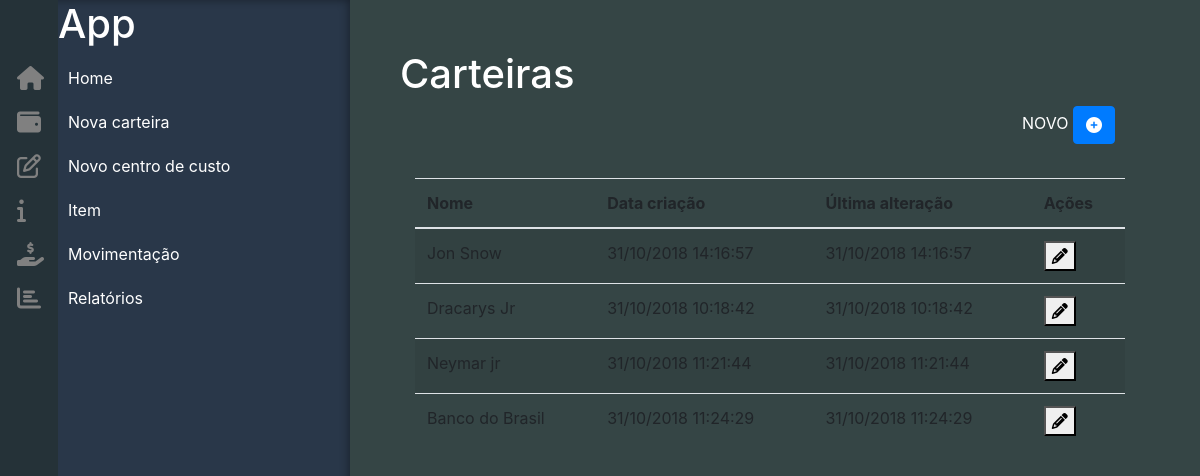
The page /index.php?pag=carteira on the database its author committed.
### tables this page shows
CREATE TABLE `contas` (
  `id` int(11) NOT NULL,
  `nome` varchar(50) NOT NULL,
  `date_create` datetime NOT NULL,
  `date_update` varchar(80) NOT NULL
);

### Contas/class.ContasDAO.php (called while the page is built, shortened)
<?php
require_once('C:/xampp/htdocs/ULBRA/web2/agenda/DbAdmin/class.DbAdmin.php');
class ContasDAO{
	private $dba;
	public function ContasDAO(){
		$dba = new DbAdmin('mysql');
		$dba->connect('localhost','root','','oc_agenda_web_2');
		$this->dba = $dba;
	}
	public function listar(){
		$dba = $this->dba;
		$vet = array();
		$query = 'SELECT *, DATE_FORMAT(date_create, "%d/%m/%Y %H:%i:%s") AS data_criacao, DATE_FORMAT(date_create, "%d/%m/%Y %H:%i:%s") AS data_alteracao
				 FROM contas';
		$res = $dba->query($query);
		$num = $dba->rows($res);
		for ($i=0; $i < $num; $i++) {
			$id = $dba->result($res, $i, 'id');
			$name = $dba->result($res, $i, 'nome');
			$date_c = $dba->result($res, $i, 'data_criacao');
			$date_u = $dba->result($res, $i, 'data_alteracao');
			$contas = new Contas();
			$contas->setId($id);
			$contas->setNome($name);
			$contas->setDateCreate($date_c);
			$contas->setDateUpdate($date_u);
			$vet[] = $contas;
		}
		return $vet;
	}
}
?>

### DbAdmin/class.DbAdmin.php (called while the page is built, shortened)
<?php
class DbAdmin
{
	private $conn;
	private $tipo;
	public function DbAdmin($tipo)
	{
		$this->tipo=$tipo;
	}
	public function connect($host,$user,$pass,$base)
	{
		switch ($this->tipo)
		{
			case 'mysql':
			    $this->conn = mysql_connect($host,$user,$pass) or die (mysql_error());
			break;
		}
	}
	public function query($sql)
	{
		switch ($this->tipo)
		 {
			case 'mysql':
			    $res = mysql_query($sql,$this->conn) or die (mysql_error());
				break;
		}
		return $res;
	}
	public function rows($res)
	{
		switch($this->tipo){
			case 'mysql':
				$num = mysql_num_rows($res);
			break;
		}
		return $num;
	}
	public function result ($res, $lin, $col)
	{
		switch($this->tipo){
			case 'mysql':
				$val = mysql_result($res, $lin, $col);
			break;
		}
		return $val;
	}
}
?>

### Contas/class.Contas.php (called while the page is built, shortened)
<?php
    class Contas
    {
        private $id;
    	private $nome;
        private $date_create;
        private $date_update;
        public function setId($id)
        {
            $this->id = $id;
        }
        public function getId()
        {
            return $this->id;
        }
    	public function setNome($nome)
    	{
    		$this->nome = $nome;
    	}
    	public function getNome()
    	{
    		return $this->nome;
    	}
        public function setDateCreate($date_create)
        {
            $this->date_create = $date_create;
        }
        public function getDateCreate()
        {
            return $this->date_create;
        }
        public function setDateUpdate($date_update)
        {
            $this->date_update = $date_update;
        }
        public function getDateUpdate()
        {
            return $this->date_update;
        }
    }
?>

### pages/exe.carteira.php (the view, shortened to what this page needs)
<?php
	require_once("Contas/class.Contas.php");
	require_once("Contas/class.ContasDAO.php");
	$dao = new ContasDAO();
?>
<h1 style="color: white;">Carteiras</h1>
<div class="float-md-right" style="margin-right: 25px;">
	<label>NOVO</label>
	<button type="button" id="btn-add-1" class="btn btn-primary" data-toggle="modal" data-target="#walletModal"><i class="fa fa-plus-circle"></i></button>
</div>
<br><br><br>
<div id="tableConta" class="form-group col-md-12">
	<table class="table table-striped">
	  <thead>
	    <tr>
	      <th scope="col">Nome</th>
	      <th scope="col">Data criação</th>
	      <th scope="col">Última alteração</th>
	      <th scope="col" colspan="2">Ações</th>
	    </tr>
	  </thead>
	  <tbody>
	  	 <?php
		  	$carteiras = $dao->listar();
			foreach ($carteiras as $key => $obj) {
				$id = $obj->getId();
				$name = $obj->getNome();
				$date_c = $obj->getDateCreate();
				$date_u = $obj->getDateUpdate();
		  ?>
	    <tr>
	      <td><?php echo $name; ?></td>
	      <td><?php echo $date_c; ?></td>
	      <td><?php echo $date_u; ?></td>
	      <td>
	      	<button type="button" id="<?php echo $id; ?>" data-toggle="modal" data-target="#walletModal">
	      		<i class="fa fa-pencil-alt"></i>
	      	</button>
		  </td>
	    </tr>
	    <?php } ?>
	  </tbody>
	</table>
</div>

### index.php (shortened to what this page needs)
<!doctype html>
<html lang="pt">
  <head>
    <link rel="stylesheet" href="node_modules/bootstrap/dist/css/bootstrap.css">
    <link rel="stylesheet" href="fontawesome-free-5.3.1-web/css/all.css">
    <link rel="stylesheet" href="estilos.css">
  </head>
  <body>
	<div>
	    <aside class="main_sidebar">
	        <ul>
	        	<h1 style="color: white;">App</h1>
	            <li>
	            	<a href="index.php?pag=home">
	            		<i class="fa fa-home"></i>Home
	            	</a>
	            </li>
	            <li>
	            	<a href="index.php?pag=carteira">
	            		<i class="fa fa-wallet"></i>Nova carteira
	            	</a>
	            </li>
	            <li>
	            	<a href="index.php?pag=centro_custos">
	            		<i class="fa fa-edit"></i>Novo centro de custo
	            	</a>
	            </li>
	            <li><i class="fa fa-info"></i>
	            	<a href="index.php?pag=item">Item</a>
	            </li>
		        <li>
		        	<i class="fa fa-hand-holding-usd"></i>
		        	<a href="#" id="btn-1" data-toggle="collapse" data-target="#submenu1" aria-expanded="false">
		        		Movimentação
		        	</a>
				</li>
	            <li><i class="fa fa-chart-bar"></i>
	            	<a href="index.php?pag=relatorio">Relatórios</a>
	            </li>
	        </ul>
	    </aside>
	</div>
	<div class="my-style">
	<?php
		if( isset($_GET['pag']) and !empty($_GET['pag'])){
			$pag = $_GET['pag'];
		}else{
			$pag = 'home';
		}
		include_once('pages/exe.'.$pag.'.php');
 	?>
 	</div>
  </body>
</html>

### estilos.css (style rules this page uses)
a { text-decoration:none; color:black; }
body { margin:0px; padding:0px; box-sizing:border-box; background:#354545; }
.main_sidebar { min-height:100vh; position:fixed; top:0; left:0; width:350px; transition: all 300ms cubic-bezier(0.65, 0.05, 0.36, 1); will-change: left, width; box-shadow: inset -1px 0 10px rgba(0, 0, 0, 0.4); background: #293749; }
.main_sidebar:after { content: ''; background-color: #253238; position: absolute; top: 0; z-index: -1; height: 100%; width: 58px; }
.main_sidebar ul { list-style:none; padding-left:58px; }
.main_sidebar ul li { padding:10px; }
.main_sidebar ul li a { color:#fff; display:block; }
.main_sidebar ul li i { float:left; color:grey; margin-left:-58px; font-size:24px; padding-left:7px; }
.my-style { color: white; padding: 50px 60px 50px 400px; }

### rows shown on the page
contas: nome "Jon Snow", date_c "31/10/2018 14:16:57", date_u "31/10/2018 14:16:57"
contas: nome "Dracarys Jr", date_c "31/10/2018 10:18:42", date_u "31/10/2018 10:18:42"
contas: nome "Neymar jr", date_c "31/10/2018 11:21:44", date_u "31/10/2018 11:21:44"
contas: nome "Banco do Brasil", date_c "31/10/2018 11:24:29", date_u "31/10/2018 11:24:29"
